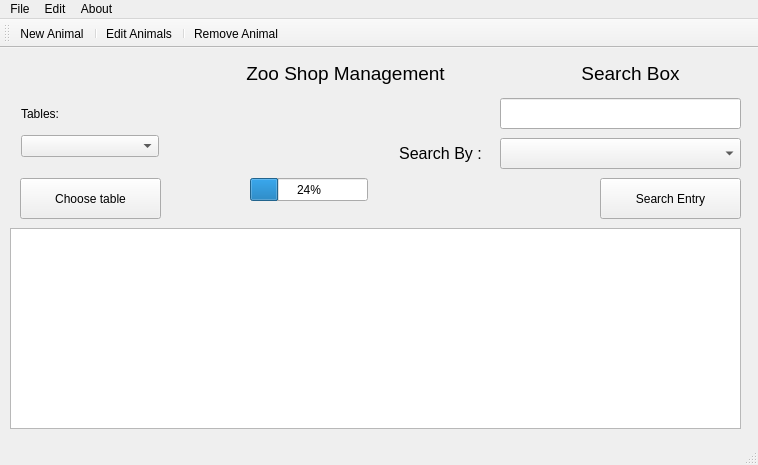
<?xml version="1.0" encoding="UTF-8"?>
<ui version="4.0">
 <class>AdminWindow</class>
 <widget class="QMainWindow" name="AdminWindow">
  <property name="geometry">
   <rect>
    <x>0</x>
    <y>0</y>
    <width>758</width>
    <height>465</height>
   </rect>
  </property>
  <property name="windowTitle">
   <string>AdminWindow</string>
  </property>
  <property name="layoutDirection">
   <enum>Qt::LeftToRight</enum>
  </property>
  <widget class="QWidget" name="centralWidget">
   <widget class="QComboBox" name="comboBox">
    <property name="geometry">
     <rect>
      <x>500</x>
      <y>90</y>
      <width>241</width>
      <height>31</height>
     </rect>
    </property>
    <property name="editable">
     <bool>false</bool>
    </property>
    <property name="currentText">
     <string/>
    </property>
   </widget>
   <widget class="QPushButton" name="pushButton">
    <property name="geometry">
     <rect>
      <x>600</x>
      <y>130</y>
      <width>141</width>
      <height>41</height>
     </rect>
    </property>
    <property name="text">
     <string>Search Entry</string>
    </property>
   </widget>
   <widget class="QLabel" name="label">
    <property name="geometry">
     <rect>
      <x>550</x>
      <y>10</y>
      <width>161</width>
      <height>31</height>
     </rect>
    </property>
    <property name="font">
     <font>
      <pointsize>14</pointsize>
     </font>
    </property>
    <property name="text">
     <string>Search Box</string>
    </property>
    <property name="alignment">
     <set>Qt::AlignCenter</set>
    </property>
   </widget>
   <widget class="QLineEdit" name="lineEdit">
    <property name="geometry">
     <rect>
      <x>500</x>
      <y>50</y>
      <width>241</width>
      <height>31</height>
     </rect>
    </property>
   </widget>
   <widget class="QTableView" name="tableView">
    <property name="geometry">
     <rect>
      <x>10</x>
      <y>180</y>
      <width>731</width>
      <height>201</height>
     </rect>
    </property>
   </widget>
   <widget class="QLabel" name="label_6">
    <property name="geometry">
     <rect>
      <x>240</x>
      <y>-20</y>
      <width>211</width>
      <height>91</height>
     </rect>
    </property>
    <property name="font">
     <font>
      <pointsize>14</pointsize>
     </font>
    </property>
    <property name="text">
     <string>Zoo Shop Management</string>
    </property>
    <property name="alignment">
     <set>Qt::AlignCenter</set>
    </property>
   </widget>
   <widget class="QLabel" name="label_7">
    <property name="geometry">
     <rect>
      <x>390</x>
      <y>80</y>
      <width>101</width>
      <height>51</height>
     </rect>
    </property>
    <property name="font">
     <font>
      <pointsize>12</pointsize>
     </font>
    </property>
    <property name="text">
     <string>Search By :</string>
    </property>
    <property name="alignment">
     <set>Qt::AlignCenter</set>
    </property>
   </widget>
   <widget class="QProgressBar" name="progressBar">
    <property name="geometry">
     <rect>
      <x>250</x>
      <y>130</y>
      <width>118</width>
      <height>23</height>
     </rect>
    </property>
    <property name="value">
     <number>24</number>
    </property>
   </widget>
   <widget class="QWidget" name="verticalLayoutWidget">
    <property name="geometry">
     <rect>
      <x>10</x>
      <y>40</y>
      <width>160</width>
      <height>80</height>
     </rect>
    </property>
    <layout class="QVBoxLayout" name="verticalLayout">
     <item>
      <widget class="QLabel" name="label_2">
       <property name="text">
        <string>Tables:</string>
       </property>
      </widget>
     </item>
     <item>
      <widget class="QComboBox" name="comboTables"/>
     </item>
    </layout>
   </widget>
   <widget class="QPushButton" name="pushButton_2">
    <property name="geometry">
     <rect>
      <x>20</x>
      <y>130</y>
      <width>141</width>
      <height>41</height>
     </rect>
    </property>
    <property name="text">
     <string>Choose table</string>
    </property>
   </widget>
  </widget>
  <widget class="QMenuBar" name="menuBar">
   <property name="geometry">
    <rect>
     <x>0</x>
     <y>0</y>
     <width>758</width>
     <height>25</height>
    </rect>
   </property>
   <widget class="QMenu" name="menuFile">
    <property name="title">
     <string>File</string>
    </property>
    <addaction name="actionNew_Entry"/>
    <addaction name="separator"/>
    <addaction name="actionExit"/>
   </widget>
   <widget class="QMenu" name="menuAbout">
    <property name="title">
     <string>About</string>
    </property>
    <addaction name="actionAbout_Developer"/>
    <addaction name="actionAbout_Qt"/>
   </widget>
   <widget class="QMenu" name="menuEdit">
    <property name="title">
     <string>Edit</string>
    </property>
    <addaction name="actionEdit_Entry"/>
    <addaction name="actionRemove_Entry"/>
   </widget>
   <addaction name="menuFile"/>
   <addaction name="menuEdit"/>
   <addaction name="menuAbout"/>
  </widget>
  <widget class="QToolBar" name="mainToolBar">
   <attribute name="toolBarArea">
    <enum>TopToolBarArea</enum>
   </attribute>
   <attribute name="toolBarBreak">
    <bool>false</bool>
   </attribute>
   <addaction name="actionNew_Entry"/>
   <addaction name="separator"/>
   <addaction name="actionEdit_Entry"/>
   <addaction name="separator"/>
   <addaction name="actionRemove_Entry"/>
  </widget>
  <widget class="QStatusBar" name="statusBar"/>
  <action name="actionNew_Entry">
   <property name="icon">
    <iconset>
     <normaloff>:Icons/Misc-New-Database-icon.png</normaloff>:Icons/Misc-New-Database-icon.png</iconset>
   </property>
   <property name="text">
    <string>New Animal</string>
   </property>
  </action>
  <action name="actionEdit_Entry">
   <property name="icon">
    <iconset>
     <normaloff>:Icons/Pencil-icon.png</normaloff>:Icons/Pencil-icon.png</iconset>
   </property>
   <property name="text">
    <string>Edit Animals</string>
   </property>
  </action>
  <action name="actionExit">
   <property name="icon">
    <iconset>
     <normaloff>:Icons/Button-Close-icon.png</normaloff>:Icons/Button-Close-icon.png</iconset>
   </property>
   <property name="text">
    <string>Exit</string>
   </property>
  </action>
  <action name="actionRemove_Entry">
   <property name="icon">
    <iconset>
     <normaloff>:Icons/database-remove-icon.png</normaloff>:Icons/database-remove-icon.png</iconset>
   </property>
   <property name="text">
    <string>Remove Animal</string>
   </property>
  </action>
  <action name="actionAbout_Developer">
   <property name="icon">
    <iconset>
     <normaloff>:Icons/Very-Basic-About-icon.png</normaloff>:Icons/Very-Basic-About-icon.png</iconset>
   </property>
   <property name="text">
    <string>About </string>
   </property>
  </action>
  <action name="actionAbout_Qt">
   <property name="icon">
    <iconset>
     <normaloff>:Icons/QtProject-creator-icon.png</normaloff>:Icons/QtProject-creator-icon.png</iconset>
   </property>
   <property name="text">
    <string>About Qt</string>
   </property>
  </action>
 </widget>
 <layoutdefault spacing="6" margin="11"/>
 <resources/>
 <connections/>
</ui>
